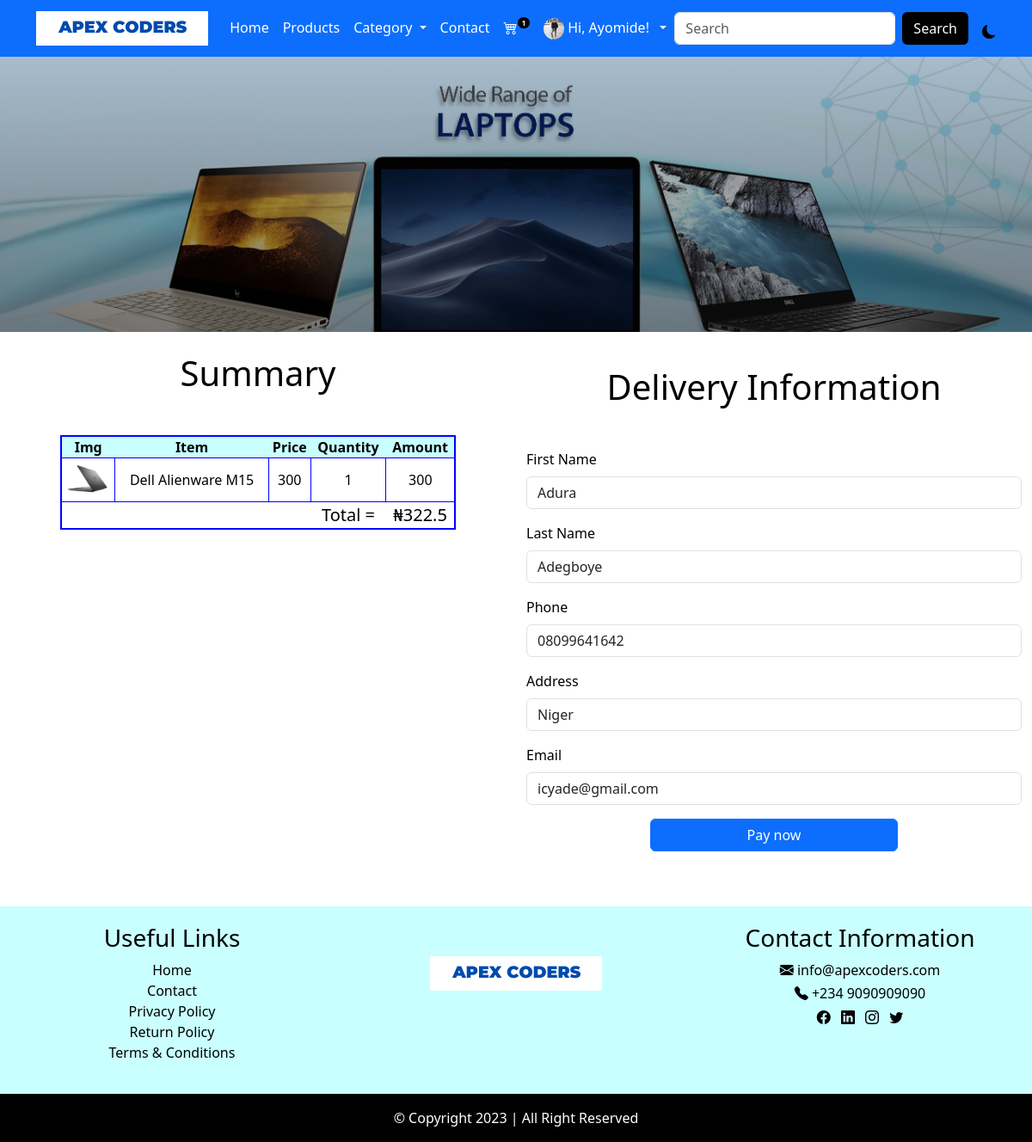
/checkout (signed in), run on the app's committed database.
### main/models.py (models this page shows, shortened)
class AppInfo(models.Model):
    logo = models.ImageField(upload_to='logo')
    carousel1 = models.ImageField(upload_to='carousel')
    carousel2 = models.ImageField(upload_to='carousel')
    carousel3 = models.ImageField(upload_to='carousel')
    banner = models.ImageField(upload_to='banner')
    appname = models.CharField(max_length=50)
    copyright = models.IntegerField()

class Product(models.Model):
    category = models.ForeignKey(Category, on_delete=models.CASCADE)
    title = models.CharField(max_length=150)
    slug = models.SlugField(unique=True)
    pix = models.ImageField(upload_to='pix')
    description = models.TextField()
    price = models.DecimalField(max_digits=6, decimal_places=2)
    promo_price = models.DecimalField(max_digits=6, decimal_places=2, blank=True, null=True)
    topselling = models.BooleanField()
    featured = models.BooleanField()
    uploaded = models.DateTimeField( auto_now_add=True)
    edited = models.DateTimeField(auto_now=True)
    def __str__(self):
        return self.title

### userprofile/models.py (models this page shows, shortened)
class Customer(models.Model):
    user = models.OneToOneField(User, on_delete=models.CASCADE)
    first_name = models.CharField(max_length=100)
    last_name = models.CharField(max_length=100)
    email = models.EmailField(max_length=150)
    phone = models.CharField(max_length=50)
    address = models.CharField(max_length=200)
    pix = models.ImageField(upload_to="profile_pix")
    joined = models.DateTimeField(auto_now_add=True)

class Cart(models.Model):
    user = models.ForeignKey(User, on_delete=models.CASCADE)
    product = models.ForeignKey(Product, on_delete=models.CASCADE)
    quantity = models.IntegerField()
    price = models.IntegerField(default = 1)
    amount = models.CharField(max_length=50)
    paid = models.BooleanField()

### main/views.py (the view)
# urls.py: path('checkout', views.checkout, name = 'checkout'),
@login_required(login_url='signin')
def checkout(request):
    userprof = Customer.objects.get(user__username=request.user.username)
    cart = Cart.objects.filter(user__username = request.user.username, paid= False)
    for item in cart:
        item.amount = item.price * item.quantity
        item.save()
    subtotal = 0
    vat = 0
    total = 0
    for item in cart:
        subtotal += item.amount
        vat = 0.075 * subtotal
        total = subtotal + vat
    context = {
        'cart': cart,
        'total': total,
        'userprof': userprof
    }
    return render(request, 'checkout.html', context)

### main/context_processor.py (called while the page is built)
def apex(request):
    info = AppInfo.objects.get(pk=1)
    category = Category.objects.all()
    context = {
        'info': info,
        'category': category
    }
    return context

def cartcount(request):
    cart = Cart.objects.filter(user__username = request.user.username, paid=False)
    itemcount = 0
    for item in cart:
        itemcount += item.quantity
    context = {
        'cart': cart,
        'itemcount': itemcount
    }
    return context

### main/templates/checkout.html (shortened to what this page needs)
{% extends 'base.html' %}
{% block header %}
    {% include 'header.html' %}
{% endblock header %}
{% block banner %}
    {% include 'banner.html' %}
{% endblock banner %}
{% block content %}
<div class="container-fluid mt-4 mb-5">
  <div class="row cart">
    <div class="col-md-6">
      <h1 class="text-capitalize text-center mb-5">summary</h1>
      <table>
        <thead>
          <th>img</th>
          <th>item</th>
          <th>price</th>
          <th>quantity</th>
          <th>amount</th>
        </thead>
        <tbody>
          {% for item in cart %}
          <tr class="item">
            <td><img src="{{item.product.pix.url}}" alt="" style="height: 50px;"></td>
            <td>{{item.product}}</td>
            <td>{{item.price}}</td>
            <td>{{item.quantity}}</td>
            <td>{{item.amount}}</td>
          </tr>
          {% endfor %}
          <tr class="subtot">
            <td></td>
            <td></td>
            <td></td>
            <td>total =</td>
            <td>₦{{total}}</td>
          </tr>
        </tbody>
      </table>
    </div>
    <div class="col-md-6 checkout mt-3">
      <h1 class="text-capitalize text-center mb-5">delivery information</h1>
      <form action="{% url 'payment' %}" method="POST">
        <div class="mb-3">
          <label for="exampleFormControlInput1" class="form-label">first name</label>
          <input type="text" name="first_name" value="{{userprof.first_name}}" class="form-control" id="exampleFormControlInput1" placeholder="john doe">
        </div>
        <div class="mb-3">
          <label for="exampleFormControlInput1" class="form-label">last name</label>
          <input type="text" name="last_name" value="{{userprof.last_name}}" class="form-control" id="exampleFormControlInput1" placeholder="john doe">
        </div>
        <div class="mb-3">
          <label for="exampleFormControlInput1" class="form-label">phone</label>
          <input type="text" name="phone" value="{{userprof.phone}}" class="form-control" id="exampleFormControlInput1" placeholder="john doe">
        </div>
        <div class="mb-3">
          <label for="exampleFormControlInput1" class="form-label">address</label>
          <input type="text" name="address" value="{{userprof.address}}" class="form-control" id="exampleFormControlInput1" placeholder="john doe">
        </div>
        <div class="mb-3">
          <label for="exampleFormControlInput1" class="form-label">email</label>
          <input type="email" name="email" value="{{userprof.email}}" class="form-control" id="exampleFormControlInput1" placeholder="name@example.com">
        </div>
        <div class="mb-3">
          <button type="submit" class="btn btn-primary">Pay now</button>
        </div>
      </form>
    </div>
  </div>
</div>
{% endblock content %}
{% block footer %}
    {% include 'footer.html' %}
{% endblock footer %}

### main/templates/header.html (shortened to what this page needs)
<nav class="navbar navbar-expand-lg bg-primary sticky-top">
  <div class="container">
    <a class="navbar-brand" href="#"><img src="{{info.logo.url}}" alt=""></a>
    <div class="collapse navbar-collapse" id="navbarSupportedContent">
      <ul class="navbar-nav mx-auto mb-2 mb-lg-0">
        {% if user.is_authenticated %}
        <li class="nav-item">
          <a class="nav-link" aria-current="page" href="{% url 'home' %}">home</a>
        </li>
        <li class="nav-item">
          <a class="nav-link" href="{% url 'products' %}">products</a>
        </li>
        <li class="nav-item dropdown">
          <a class="nav-link dropdown-toggle" href="#" role="button" data-bs-toggle="dropdown" aria-expanded="false">
            category
          </a>
        </li>
        <li class="nav-item">
          <a class="nav-link" href="{% url 'contact' %}">contact</a>
        </li>
        <li class="nav-item">
            <a class="nav-link" href="{% url 'cart' %}">
                <div class="wrapper d-flex justify-content-start">
                    <i class="bi bi-cart4"></i>
                    <span class="badge h-25 bg-black rounded-circle">{{itemcount}}</span>
                </div>
            </a>
        </li>
        <li class="nav-item dropdown">
          <a class="nav-link dropdown-toggle" href="" role="button" data-bs-toggle="dropdown" aria-expanded="false">
            {% if user.customer %}
            <img src="{{user.customer.pix.url}}" style="height: 25px;" alt=""><span class="m-1">Hi, {{user.username}}!</span>
            {% endif %}
          </a>
        </li>
        {% endif %}
      </ul>
      <form action="{% url 'search' %}" method="POST" class="d-flex" role="search">
        <input class="form-control me-2" name="item" type="search" placeholder="Search" aria-label="Search">
        <button class="btn bg-black text-white" type="submit">Search</button>
      </form>
      <div class="rash ms-3 pt-2">
        <i class="bi bi-moon-fill"></i>
      </div>
    </div>
  </div>
</nav>

### main/static/css/style.css (style rules this page uses)
* { padding: 0%; margin: 0%; box-sizing: border-box; }
html { scroll-behavior: smooth; }
.nav-item a { color: white; text-transform: capitalize; font-weight: 500; }
.nav-link img { border-radius: 100%; }
.wrapper span { font-size: 8px; }
.rash { cursor: pointer; }
:root { --bg: white; --icon: black; --text: black; --foot: black; }
body { background: var(--bg); color: var(--text) }
.cart table { width: 80%; margin-left: 10%; margin-right: 10%; text-align: center; text-transform: capitalize; border: 2px solid blue; }
.cart thead { background-color: rgb(201, 255, 255); }
.item td { border: 1px solid blue; }
.subtot td { font-size: 20px; font-weight: 500; }
.checkout label { text-transform: capitalize; font-weight: 500; }
.checkout button { width: 50%; margin-left: 25%; margin-right: 25%; }

### data on the page
AppInfo: logo (picture)
Cart: product.pix (picture), product "Dell Alienware M15", price "300", quantity "1", amount "300"
Customer: first_name "Adura", last_name "Adegboye", phone "08099641642", address "Niger", email "icyade@gmail.com"

### other printed values
{{ itemcount }} "1"
{{ user.username }} "Ayomide"
{{ total }} "322.5"
